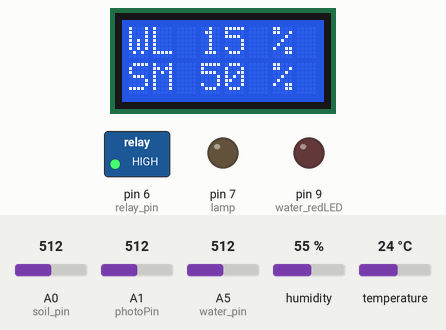
A sketch run on a simulated Arduino Uno, built with avr-gcc and run on an emulated ATmega328P. Parts: 8×2 character LCD, switched loads named in the sketch (green lamp = pin HIGH), output pins drawn as LEDs (lit = HIGH). Inputs (shaded band) come from the test bench; at power-on: A5 (water_pin) = 512, A1 (photoPin) = 512, humidity 55 %, A0 (soil_pin) = 512, temperature 24 °C. What the sketch prints to the serial monitor is not drawn.

Above: at 1.7 s.
1.8 s: A5 (water_pin) set to 486
At 7.55 s:
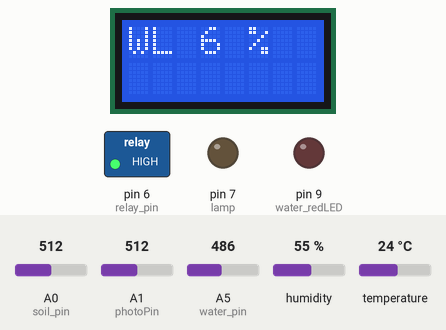
12.2 s: A5 (water_pin) set to 460
At 19.0 s:
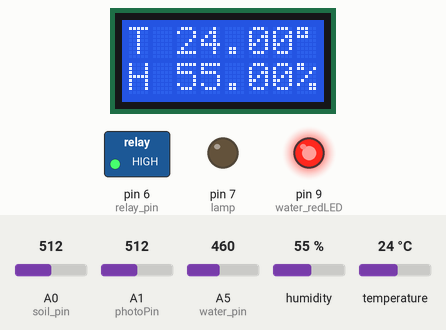
19.9 s: A1 (photoPin) set to 141
29.4 s: A1 (photoPin) set to 120
At 36.4 s:
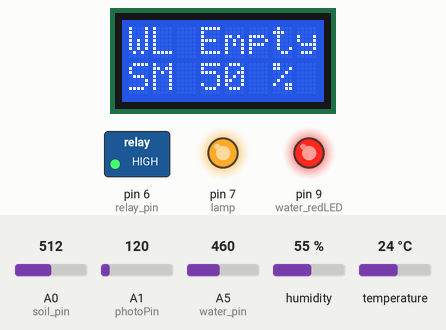
37.1 s: humidity set to 22 %
At 38.7 s:
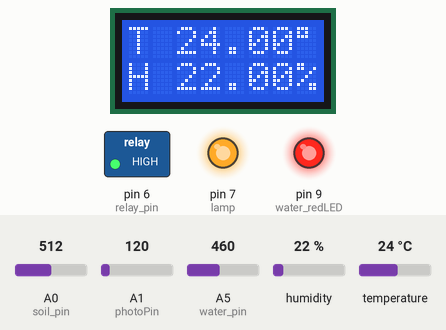
44.8 s: A0 (soil_pin) set to 716
At 49.6 s:
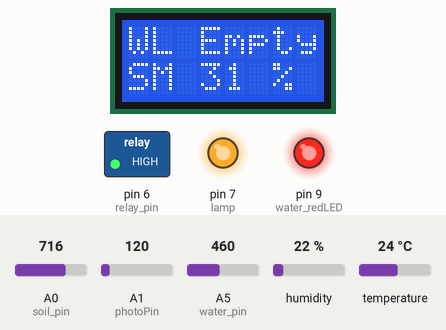
Timing chart, 0 to 51.1 s (numbered marks = the images above; inputs shaded):
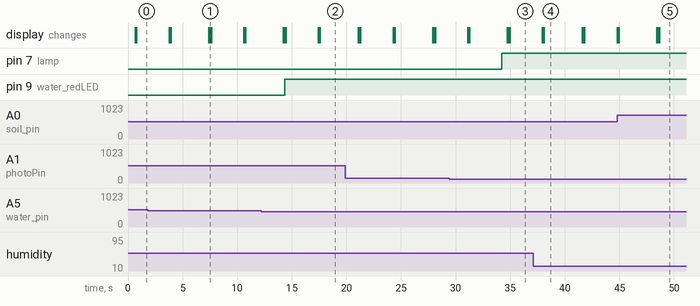

The sketch:

vsichko.ino
```cpp
#include <dht.h>                  //Temperature-Humidity Sensor library
#include <LiquidCrystal.h>        //Liquid Crystal library

//Define Liquid Crystal Display
//LiquidCrystal(RS, E, D4, D5, D6, D7)
LiquidCrystal lcd(12, 11, 5, 4, 3, 2);

#define dht_apin 10               //Temperature-Humidity Sensor Pin
#define water_pin A5              //Water Level Sensor Pin
#define soil_pin A0               //Soil Moisture Sensor Pin
#define relay_pin 6               //Water Pump Controller Pin
#define photoPin A1               //Light Intensity Sensor Pin

// Create an instance of the dht class called DHT
dht DHT;

int i = 0;                        //Counter variable
int water_redLED = 9;             //LED to indicate water level
int water_val = 0;                //Water Level in analog value
int water_level = 0;              //Water Level value in percents
int water_minlvl = 10;            //Water Level in the tank 10%
int water_maxlvl = 90;            //Water Level in the tank 90%

float soil_value=0;               //Soil Druness in analog value
int soil_dryness=0;               //Soil Druness value in percents
int soil_moisture=0;              //Soil Moisture value in percents

boolean pump = true;              //Indicates if there is water in the tank

int photo_val = 0;                //Light Intensity in analog value
int photo_percents=0;             //Light Intensity value in percents
int lamp = 7;                     //LED for additional lighting

//Variables for time counting
unsigned long time_pump = - 86400000;    // 24 hours
unsigned long time_lcd = 0;
unsigned long time_redLED = 0;
unsigned long time_soil = 0;
unsigned long time_light = 0;

//Function for time counting
void wait(int interval, unsigned long time_millis){
  while(millis() < time_millis + interval){
  }
}

void setup(){
  Serial.begin(9600);
  // Initialize sensors pins as INPUT
  // Initialize LED pins as OUTPUT in state LOW
  pinMode(dht_apin, INPUT);

  pinMode(photoPin , INPUT);
  pinMode(lamp , OUTPUT);
  digitalWrite(lamp,LOW);

  pinMode(water_pin, INPUT);
  pinMode(water_redLED, OUTPUT);
  digitalWrite(water_redLED, LOW);

  // Initialize the relay module controling the pump as OUTPUT in state HIGH
  pinMode(relay_pin, OUTPUT);
  digitalWrite(relay_pin, HIGH);

  // Setting up the LCD
  lcd.begin(8, 2);
  lcd.setCursor(0,0);
  time_lcd = millis();
  wait(500,time_lcd);
  //Delay to let system boot

}//end "setup()"

void loop(){
  lcd.clear();
  time_lcd = millis();
  wait(100,time_lcd);
  lcd.setCursor(0,0);

//Start of Water Level Sensor
  // Read Water Leve Sensor data
  water_val = analogRead(water_pin);
  water_level = map(water_val,470,735,0,100);

  // When water tank is empty the redLED turn on
  if (water_level <= 0) {
      Serial.println("Water Level: Empty");
      lcd.print("WL Empty");
      digitalWrite(water_redLED, HIGH);
      pump = false;
      }
  // When water level is below 10% full redLED start blinking slowly
  else if (water_level > 0 && water_level <= water_minlvl) {
      Serial.println("Water Level: ");
      Serial.println(water_level);
      Serial.print(water_val);
      lcd.print("WL ");
      lcd.print(water_level);
      lcd.print(" %");

      time_redLED = millis();
      blinking_led(5,250,time_redLED);
      pump = true;
      }
  // When water level is between 10 and 90% full redLED turn off
  else if (water_level > water_minlvl && water_level <= water_maxlvl) {
      Serial.println("Water Level: ");
      Serial.println(water_level);
      Serial.println(water_val);
      lcd.print("WL ");
      lcd.print(water_level);
      lcd.print(" %");

      digitalWrite(water_redLED, LOW);
      pump = true;
      }
  // When water level is over 90% full redLED start blinking quickly
  else if (water_level > water_maxlvl) {
      Serial.println("Water Level: ");
      Serial.println(water_level);
      Serial.println(water_val);
      lcd.print("WL ");
      lcd.print(water_level);
      lcd.print(" %");

      time_redLED = millis();
      blinking_led(10,50,time_redLED);
      pump = true;
      }
                               //End of Water Level Sensor
  lcd.setCursor(0,1);
  time_lcd = millis();
  wait(100,time_lcd);

//Start of Soil Moisture Sensor
  // Read Soil Moisture Sensor data
  soil_value = analogRead(soil_pin);
  soil_dryness = map(soil_value, 0, 1023, 0, 100);
  soil_moisture = 100 - soil_dryness;

  Serial.print("Moisture: ");
  Serial.print(soil_moisture);
  Serial.print("% \n");

  lcd.print("SM ");
  lcd.print(soil_moisture);
  lcd.print(" %");

  time_soil = millis();
  wait(3000,time_soil);         //End of Soil Moisture Sensor

//Start of Water Pump
  // Checks if there is water in the tunk
  if(pump == true){
    // Checks if the flower need water once a day
    if(millis() > time_pump + 86400000){
      time_pump = millis();
      if (soil_moisture < 35){
        digitalWrite(relay_pin, LOW);
        time_pump = millis();
        wait(3000,time_pump);
        digitalWrite(relay_pin, HIGH);
        }
      }
    }                            //End of Water Pump

  // Clear the LCD screen
  lcd.setCursor(0,0);
  lcd.clear();
  lcd.setCursor(0,1);
  lcd.clear();
  time_lcd = millis();
  wait(100,time_lcd);

//Start of Temperature-Humidity Sensor
  // Read Temperature-Humidity Sensor data
  DHT.read11(dht_apin);

  Serial.print("Humidity = ");
  Serial.print(DHT.humidity);
  Serial.print("%  ");
  Serial.print("Temperature = ");
  Serial.print(DHT.temperature);
  Serial.println("C  ");

  lcd.setCursor(0,0);
  lcd.print("T ");
  lcd.print(DHT.temperature);
  lcd.print((char)223);
  lcd.print("C");
  lcd.setCursor(0,1);
  lcd.print("H ");
  lcd.print(DHT.humidity);
  lcd.print("%");
  time_lcd = millis();
  wait(3000,time_lcd);
  //Wait 3 seconds before accessing sensor again.
  //Fastest should be once every two seconds.
                               //End of Temperature-Humidity Sensor

//Start of Light Intensity Sensor
  // Read Light Intensity Sensor data
  photo_val = analogRead(photoPin);
  photo_percents = filter(photo_val);

  // Turn on additional lighting when needed
  if (photo_percents < 50){
    digitalWrite(lamp,HIGH);
    //digitalWrite(lamp,LOW);
    time_light = millis();
    wait(500,time_light);
    }
  else{
    digitalWrite(lamp,LOW);
    //digitalWrite(lamp,HIGH);
    time_light = millis();
    wait(500,time_light);
    }

  Serial.print("Light Intensity ");
  Serial.print(photo_percents);
  Serial.println(" %");

  lcd.setCursor(0,0);
  lcd.print("Light Intensity :");
  lcd.setCursor(0,1);
  lcd.print(photo_percents);
  lcd.print("%");               //End of Light Intensity Sensor
}

//Function for filtering bugs
int filter(int values){
    int percents;
    i = 0;
    if (i % 2 == 0){
      percents = map(values, 0, 255, 0, 100);
      return percents;
      }
    else  i += 1;
}

//Blinking LED function
void blinking_led(int repeat, int wait, unsigned long time_millis){
  for(i = 0; i <= repeat; i += 1){
    if(millis() > time_millis + wait){
      digitalWrite(water_redLED, HIGH);
      time_millis = millis();
      }
    if(millis() > time_millis + wait){
      digitalWrite(water_redLED, LOW);
      time_millis = millis();
      }
    }
}
```

Measured:
- the behaviour switches between 473 and 472 on A5 (water_pin) (found by bisection; images 1 and 2)
- the behaviour switches between 128 and 127 on A1 (photoPin) (found by bisection; images 2 and 3)
- after the input at 12.2 s, pin 9 (water_redLED): LOW → HIGH after 2.1 s; the display: first differs from a run without the input after 2.1 s (image 2 shows a later state)
- after the input at 29.4 s, pin 7 (lamp): LOW → HIGH after 4.8 s
- what the display in image 4 shows lasts 3.5 s, from 38.1 s to 41.6 s
